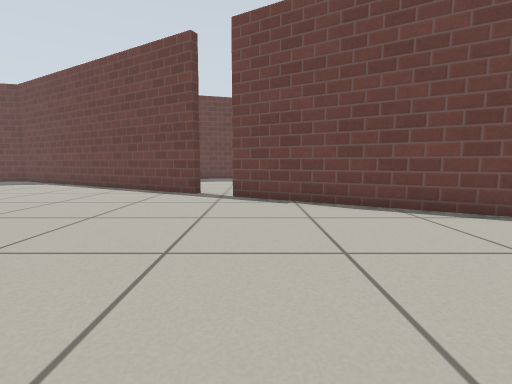
[1] (above)

13 first-person views from a walk through a robot-simulator world made for Gazebo. The camera is 0.5 m above the floor, tilts 6° down and sees 85° across. The floor is counted in squares, 0.5 m on a side. Each view is taken from the middle of a square. On the plan, view 1 faces up. The plan holds only what a view shows up to about 11 squares ahead; the rest is blank. The place goes on beyond the plan. Simple patterns stand in for the simulator's built-in surfaces.

[2]
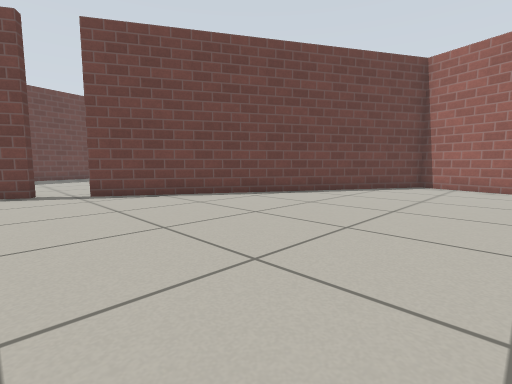

[3]
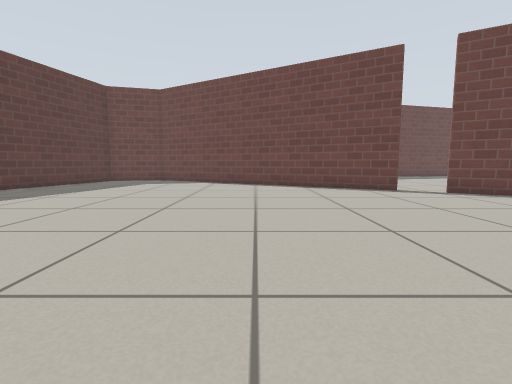

[4]
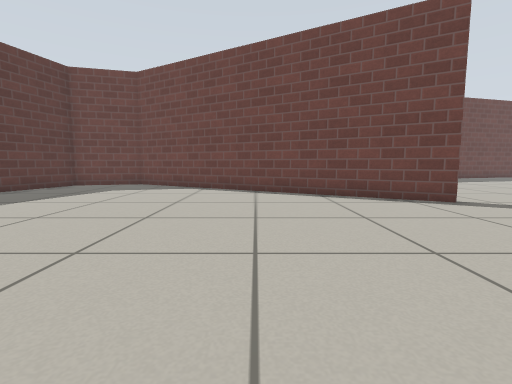

[5]
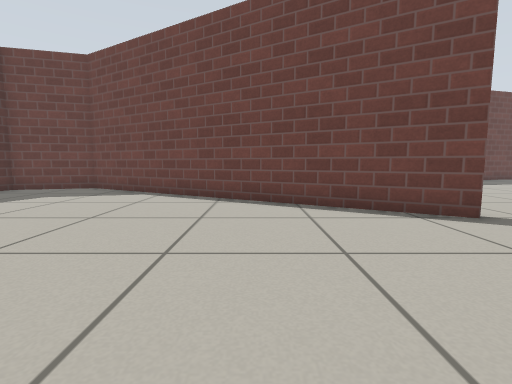

[6]
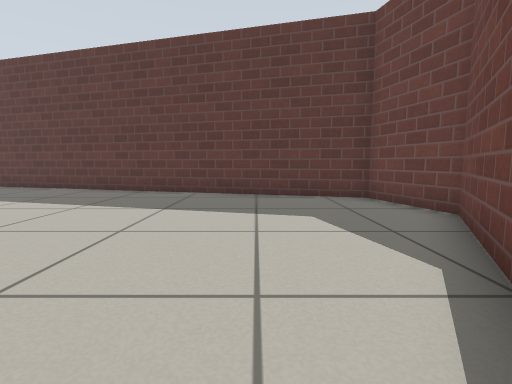

[7]
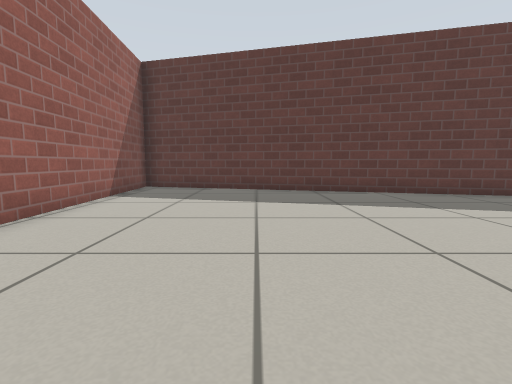

[8]
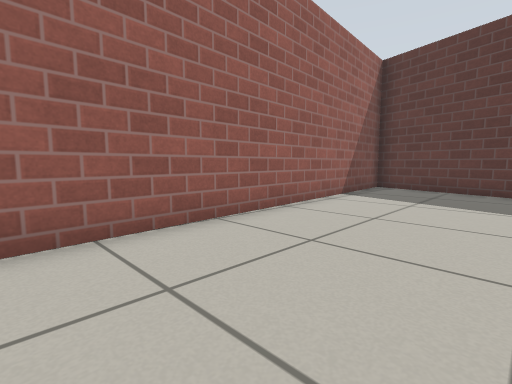

[9]
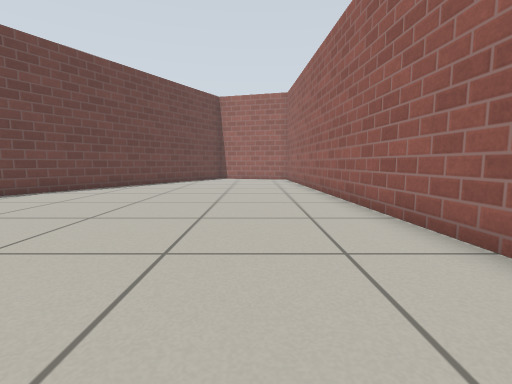

[10]
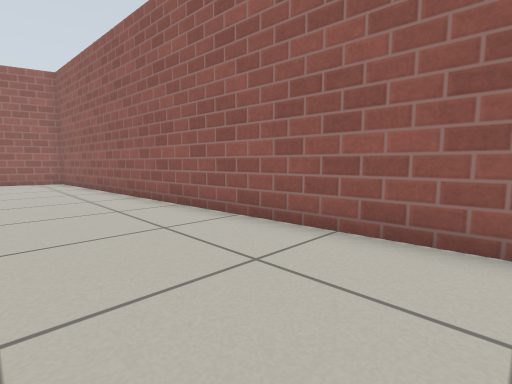

[11]
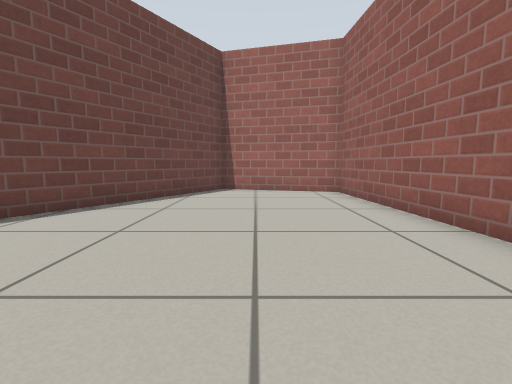

[12]
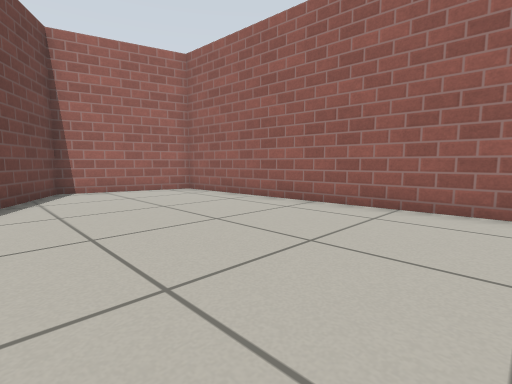

[13]
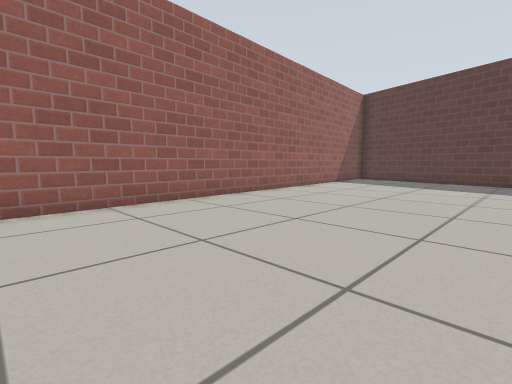

### Floor plan
Points are (right, up) in squares from view 1. A wall is a line through its corners. A room is listed if a view was taken in it or the views show most of it. See-through windows are left out.
Room 1 (views 1, 2, 3, 4, 5, 6, 7, 8, 9, 10, 11, 12, 13)
walls: (-1.9, 8.9) (-12.3, 14.9) (-14.9, 14.2) (-19.5, -3.1); (-18.4, -3.5) (8.5, -1.8) (9.5, 1.9); (9.5, 2.3) (-0.8, 8.2)

Positions as (right, up) in squares from view 1, and headings:
1: (0, 0), facing up
2: (-3, -1), facing up-right
3: (-7, -1), facing up
4: (-7, 2), facing up
5: (-6, 4), facing up
6: (-7, 11), facing left
7: (-8, 1), facing left
8: (-8, 1), facing down-left
9: (-8, 0), facing right
10: (-7, 1), facing down-right
11: (-1, 1), facing right
12: (-1, 4), facing down-right
13: (-3, 4), facing down-left
